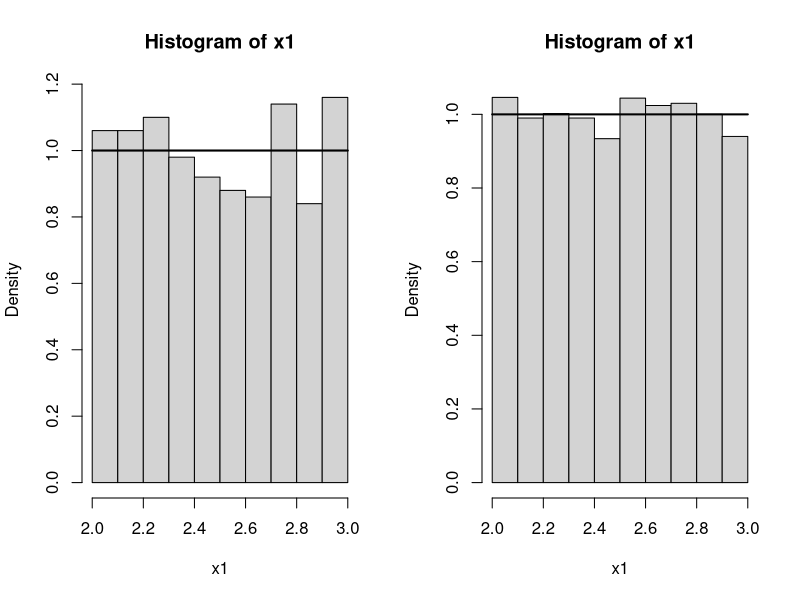
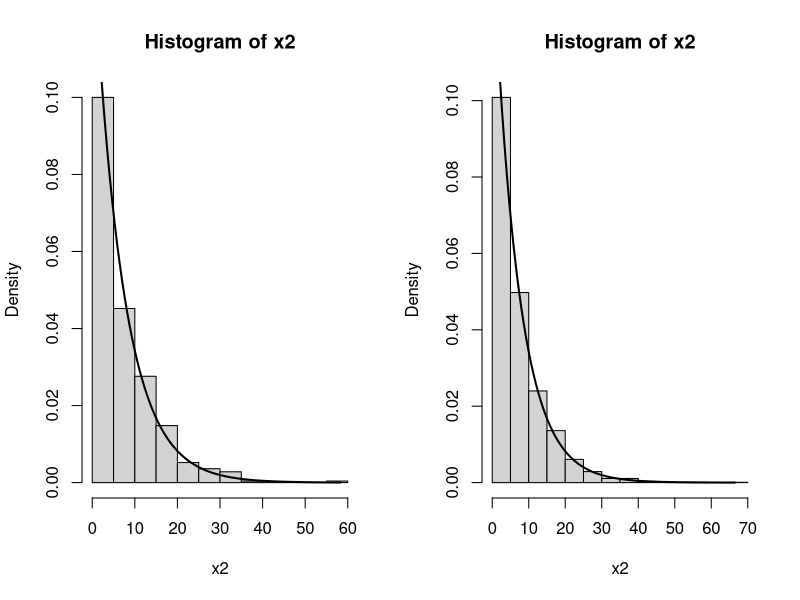
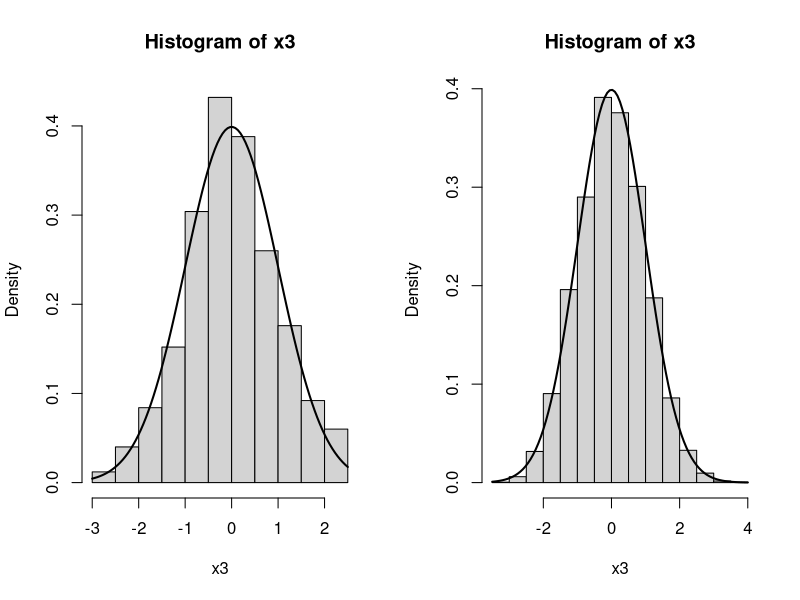

Write R code to recreate these figures, in order.
###
# zad26
par(mfrow=c(1,2))

x1 <- runif(500, 2, 3)
hist(x1, probability=T)
curve( dunif(x, 2, 3), from=2, to=3, add=T, lwd=2 )

x1 <- runif(5000, 2, 3)
hist(x1, probability=T)
curve( dunif(x, 2, 3), from=2, to=3, add=T, lwd=2 )


###
# zad27
par(mfrow=c(1,2))

x2 <- rexp(500, 1/7)
hist(x2, probability=T)
curve( dexp(x, 1/7), from=0, to=max(x2), add=T, lwd=2 )

x2 <- rexp(5000, 1/7)
hist(x2, probability=T)
curve( dexp(x, 1/7), from=0, to=max(x2), add=T, lwd=2 )


###
# zad28
par(mfrow=c(1,2))

x3 <- rnorm(500, 0, 1)
hist(x3, probability=T)
curve( dnorm(x, 0, 1), add=T, lwd=2 )

x3 <- rnorm(5000, 0, 1)
hist(x3, probability=T)
curve( dnorm(x, 0, 1), add=T, lwd=2 )


###
# zad29
# X = количество душ гел в опаковка
# X ~ U(248, 255)

# P(X<250) = P(X<=250)
punif(250, 248, 255)

# v=? P(X=>v) = 0.95
# P(X<v) = 0.05
qunif(0.05, 248, 255)

punif(248.35, 248, 255)


###
# zad30
# X = време на живот на лазерен диод
# X ~ Exp(1/10)

# P(X>10) = 1 - P(X<=10)
1 - pexp(10, 1/10)

# P(7 < X < 11) = P(X<11) - P(X<7)
pexp(11, 1/10) - pexp(7, 1/10)

# t=? P(X=>t) = 0.97
# P(X<t) = 0.03
qexp(0.03, 1/10)

pexp(0.3045921, 1/10)


###
# zad31
# X = време от зареждане до изтощаване на батерия
# X ~ N(mu=260, sigma=50)

# P(X>240) = 1 - P(X<=240)
1 - pnorm(240, 260, 50)

# P(180 < X < 300) = P(X<300) - P(X<180)
pnorm(300, 260, 50) - pnorm(180, 260, 50)

# t=? P(X>t) = 0.9
# P(X<=t) = 0.1
qnorm(0.1, 260, 50)


###
# zad32
# X = изразходвано количество кашкавал за седмица
# X ~ N(mu=41, sigma=5)

# P(X>51) = 1 - P(X<=51)
1 - pnorm(51, 41, 5)

# t=? P(X<=t) = 0.99
qnorm(0.99, 41, 5)


###
# zad33
# X = количество бира, изпита от Иван за една седмица
# X ~ Exp(1/3)

# P(X>10) = 1 - P(X<=10)
p1 <- 1 - pexp(10, 1/3)

# Y = брой седмици (от следв. 5) в които Иван изпива повече от 10 литра
# Y ~ Bi(n=5, p=p1)

# P(Y<=3)
pbinom(3, 5, p1)


###
